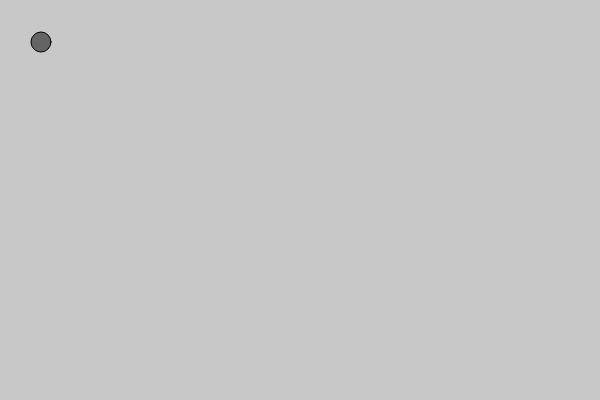
Frame 1 (no input)
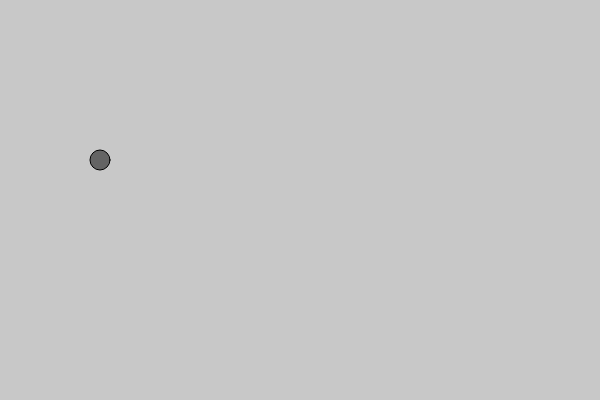
Frame 60 (no input)
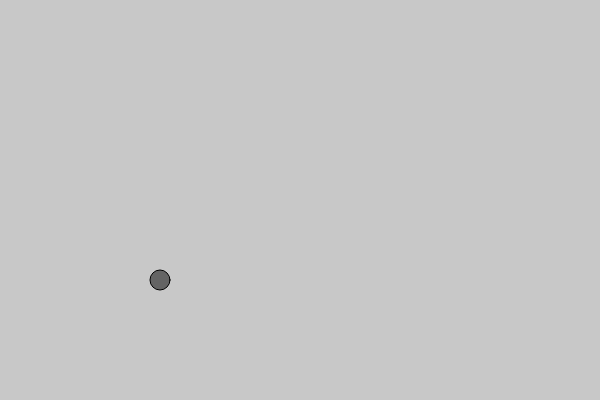
Frame 120 (the mouse pressed at the canvas centre since frame 60)

The p5.js sketch that drew these frames (run headless with seeded random() and noise() and a simulated clock; from frame 60 on, the mouse is pressed at the canvas centre):

// p5.js sketch
// ── sketch.js
//code to make a bouncing ball that changes it color to shades of blue
//when it hits the bottom and top
//and turns to red shades when it hits the right or left.

var ball = {
	x:40,
	y:40,

	r:20,

	xspeed:1,
	yspeed:2,

	rcol:100,
	gcol:100,
	bcol:100,

}

function setup() {
	createCanvas(600,400)
}

function draw() {
	background(200);

	fill(ball.rcol, ball.gcol, ball.bcol);

	ball.x += ball.xspeed;
	ball.y += ball.yspeed;

	ellipse(ball.x, ball.y, ball.r, ball.r);

	if (ball.x > width || ball.x < 0){
		ball.xspeed = -ball.xspeed;
		// ball.rcol = random(150, 255);
		// ball.bcol = random(0,50);
		// ball.gcol = random(5,10);
	}
	if (ball.y > height || ball.y < 0){
		ball.yspeed = -ball.yspeed;
		// ball.rcol = random(10, 25);
		// ball.bcol = random(150,255);
		// ball.gcol = random(50,100);
	}

}
